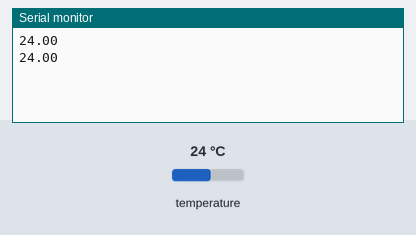
The program below on a simulated ESP32. Shown: the last lines printed to the serial monitor. The inputs (shaded band) are chosen by the test bench; at power-on: temperature 24 °C.

Above: at 3.3 s.
3.4 s: temperature set to 12 °C
At 5.5 s:
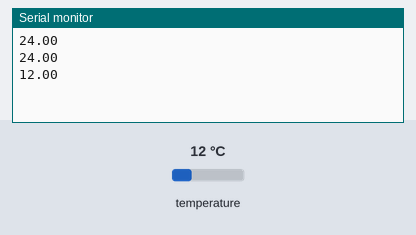
5.9 s: temperature set to 19 °C
At 6.8 s:
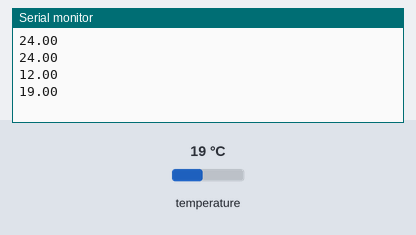
Timing chart, 0 to 8.9 s (numbered marks = the images above; inputs shaded):
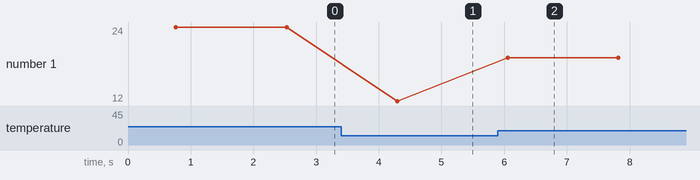

The program:

main.cpp
```cpp
#include <Arduino.h>
#include "THERMOMETER.h"
#include "COOLING.h"

#define sensorPin 33 // Must be a digital pin!
Thermometer sensor = Thermometer(sensorPin);

void setup() {
  Serial.begin(9600);
}

void loop() {
  // put your main code here, to run repeatedly:
  Serial.println(sensor.readTemperature());
  delay(1000);
}
```

COOLING.h
```cpp
#ifndef COOLING_H
#define COOLING_H

#include <Arduino.h>
#include "PID.h"

class COOLING {
    private:
        float targetT;
        float measuredT;
        uint8_t supplyPower;
        uint8_t pin;
        uint16_t temp;
        PID pidController;
        int normalisedFeedback;

    public:
        COOLING(uint8_t coolerPin, float targetTemp, float Wp, float Wi, float Wd)
        : targetT(targetTemp), supplyPower(128), pin(coolerPin), pidController(targetTemp, Wp, Wi, Wd)
        {
            analogWrite(pin, supplyPower); // Start cooling at around half power
        }

        float updateStatus() {
            pidController.updateTime();
            temp = analogRead(pin); // Read analog value for temperature sensor

            normalisedFeedback = round((pidController.getFeedback(temp) / 1023.0F) * 255);
            supplyPower = constrain(normalisedFeedback, 0, 255); // Prevent overloading

            analogWrite(pin, supplyPower); // Apply feedback power

            return temp; // Return the current temperature reading
        }
};

#endif
```

PID.h
```cpp
#ifndef PID_H
#define PID_H

#include <Arduino.h>

class PID {
    private:
        float oldTime;
        float newTime;
        float dt;
        float accumulatedError;
        float derivative;
        float previousError;
        float refValue; // Target value (setpoint)
        float Wp, Wi, Wd; // PID weights

        float newError;

    public:
        PID(float targetValue, float Weightp, float Weighti, float Weightd)
        : refValue(targetValue), Wp(Weightp), Wi(Weighti), Wd(Weightd)
        {
            zeroState();
        }

        void updateTime() {
            oldTime = millis(); // Update the old time with the current time
        }

        void zeroState() {
            accumulatedError = 0.0F;
            previousError = 0.0F;
            newError = 0.0F;
            oldTime = millis(); // Set the initial time for dt calculations
        }

        float getFeedback(float newInput) {
            newError = error(newInput);
            return (-1.0F) * (Wp * newError + Wi * integrateError() + Wd * differentiateError());
        }

    private:
        float integrateError() {
            calculateDt();
            accumulatedError += newError * dt;
            return accumulatedError;
        }

        float differentiateError() {
            calculateDt();
            derivative = (newError - previousError) / dt;
            previousError = newError;
            return derivative;
        }

        float error(float newInput) {
            return (newInput - refValue); // Calculate error from setpoint
        }

        float calculateDt() {
            newTime = millis();
            dt = (newTime - oldTime) / 1000.0F; // Convert to seconds
            oldTime = newTime;
            return dt;
        }
};

#endif
```

THERMOMETER.h
```cpp
#ifndef THERMOMETER_H
#define THERMOMETER_H

#include <OneWire.h>
#include <DallasTemperature.h>

class Thermometer{
    private:
        unsigned int thermometerBus; // DS18B20 pin
        DallasTemperature thermometer;
        OneWire wire;

    public:
        Thermometer(unsigned int thermometerPin) {
            thermometerBus = thermometerPin;

            wire = OneWire(thermometerBus);
            thermometer = DallasTemperature(&wire);
        }

        float readTemperature(){
                thermometer.requestTemperatures();
                return thermometer.getTempCByIndex(0);
            }
};

#endif
```

Measured:
- after the input at 3.4 s, the serial monitor: prints a new line after 0.89 s (image 1)
- after the input at 5.9 s, the serial monitor: prints a new line after 0.16 s (image 2)
- plotted number 1: 24 → 12 after the input at 3.4 s, 12 → 19 after the input at 5.9 s
